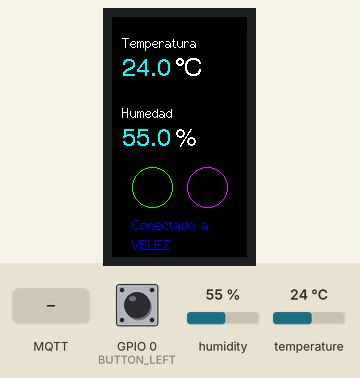
Simulated run of this program. Board: ESP32. On the bench: 135×240 colour display. The test bench sets the inputs (shaded band); at power-on: humidity 55 %, temperature 24 °C, GPIO 0 (BUTTON_LEFT) HIGH. WiFi joins after 1.5 s; servers stay silent unless stated; no MQTT or app messages arrive unless stated; what the program prints to the serial monitor is not drawn.

Above: at 2.9 s.
3.0 s: MQTT message "1" arrives on the first subscribed topic
At 3.7 s:
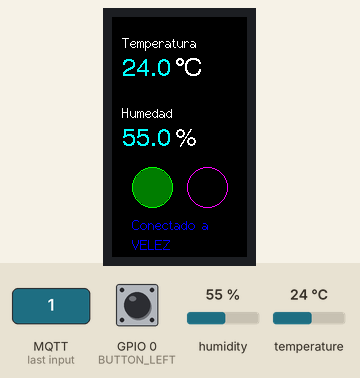
4.5 s: MQTT message "4" arrives on the first subscribed topic
At 4.8 s:
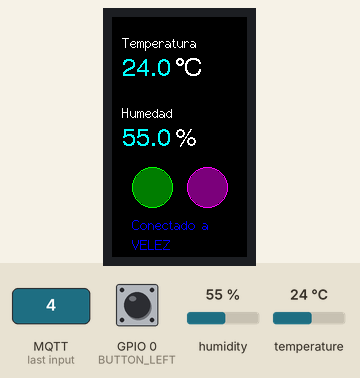
6.0 s: MQTT message "0" arrives on the first subscribed topic
At 7.1 s:
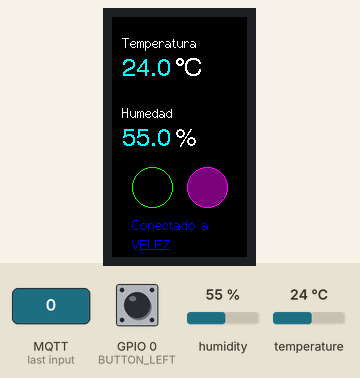
7.5 s: humidity set to 22 %
At 10.3 s:
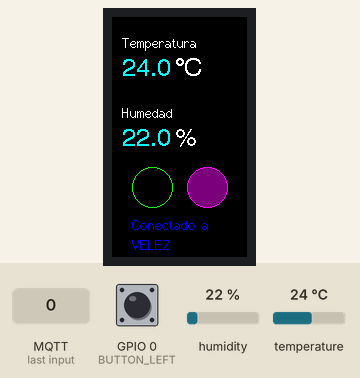
11.5 s: temperature set to 12 °C
At 14.6 s:
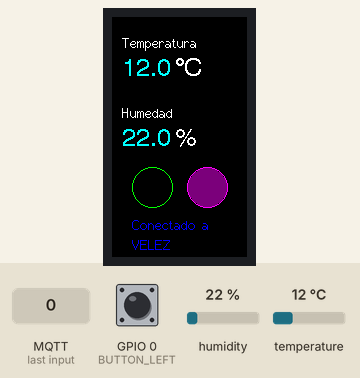
15.5 s: humidity set to 40 %
At 19.0 s:
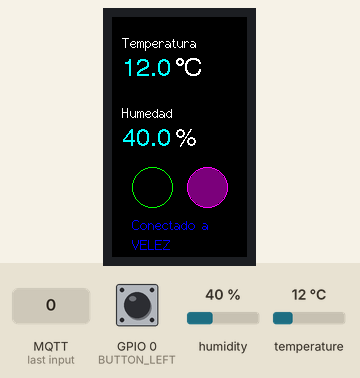
Timing chart, 0 to 20.5 s (numbered marks = the images above; inputs shaded):
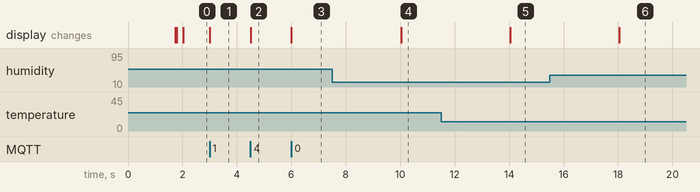

Measured:
- after the input at 3.0 s, the display: changes at once (image 1)
- after the input at 4.5 s, the display: changes at once (image 2)
- after the input at 6.0 s, the display: changes at once (image 3)
- after the input at 7.5 s, the display: changes after 2.5 s (image 4)
- after the input at 11.5 s, the display: changes after 2.5 s (image 5)
- after the input at 15.5 s, the display: changes after 2.5 s (image 6)

The program:

main.cpp
```cpp
#include <Arduino.h>
#include <WiFi.h>
#include <SPI.h>
#include <TFT_eSPI.h>
#include <PubSubClient.h>
#include "DHT.h"

#define BUTTON_LEFT 0
#define DHTPIN 27 // pin 27 del ttgo
#define DHTTYPE DHT11

DHT dht(DHTPIN, DHTTYPE);

// Update these with values suitable for your network.

const char *ssid = "VELEZ";
const char *password = "71621728";
const char *mqtt_server = "192.168.1.7";

TFT_eSPI tft = TFT_eSPI();

float T = 0;
float H = 0;

WiFiClient espClient;
PubSubClient client(espClient);
unsigned long lastMsg = 0;
#define MSG_BUFFER_SIZE (50)
char msg[MSG_BUFFER_SIZE];

bool toggle = true;

void isr()
{
    /*   if (toggle)
           Serial.println("on");
       else
           Serial.println("off");
   */
    toggle = !toggle;
}

void setup_wifi()
{

    delay(10);
    // We start by connecting to a WiFi network
    Serial.println();
    Serial.print("Conectando a ");
    Serial.println(ssid);
    WiFi.mode(WIFI_STA);
    WiFi.begin(ssid, password);

    while (WiFi.status() != WL_CONNECTED)
    {
        delay(500);
        Serial.print(".");
    }

    Serial.println("");
    Serial.println("Conectado");
    Serial.println("IP address: ");
    Serial.println(WiFi.localIP());
}

void callback(char *topic, byte *message, unsigned int length)
{
    Serial.print("Llega mensaje del topic: ");
    Serial.print(topic);
    Serial.print(".. Mensaje .. ");

    String messageTemp;

    for (int i = 0; i < length; i++)
    {
        Serial.print((char)message[i]);
        messageTemp += (char)message[i];
    }
    Serial.println();

    if (messageTemp == "1")
    {
        tft.fillCircle(40, 170, 19, TFT_DARKGREEN); // rellenos CAMBIAN CON LOS SWITCH
    }
    else if (messageTemp == "0")
    {
        tft.fillCircle(40, 170, 19, TFT_BLACK);
    }
    else if (messageTemp == "3")
    {
        tft.fillCircle(95, 170, 19, TFT_BLACK);
    }
    else if (messageTemp == "4")
    {
        tft.fillCircle(95, 170, 19, TFT_PURPLE);
    }
}

void reconnect()
{
    // Loop until we're reconnected
    while (!client.connected())
    {

        Serial.print("intentando conexión MQTT...");
        // Create a random client ID
        String clientId = "esp32Cliente1";

        // Attempt to connect
        if (client.connect("esp32Cliente1"))
        {
            Serial.println("conectado");
            // subscribe
            client.subscribe("esp32/led1");
            client.subscribe("esp32/led2");
        }
        else
        {
            Serial.print("fallo de conexion, rc=");
            Serial.print(client.state());
            Serial.println("intentando en 5 segundos");
            // Wait 5 seconds before retrying
            delay(5000);
        }
    }
}

void setup()
{
    Serial.begin(115200);
    tft.init(); // display
    tft.fillScreen(TFT_BLACK);
    tft.setTextColor(TFT_RED);
    tft.drawString("Sin conexion a", 15, 100, 2);
    tft.drawString(ssid, 20, 120, 2);

    setup_wifi();

    client.setServer(mqtt_server, 1883);
    client.setCallback(callback);

    tft.fillScreen(TFT_BLACK);
    tft.setTextColor(TFT_WHITE);
    tft.drawString("Temperatura", 10, 18, 2);
    tft.drawString("Humedad", 10, 88, 2);
    tft.drawString("`C", 63, 40, 4);
    tft.drawString("%", 63, 110, 4);

    tft.drawCircle(40, 170, 20, TFT_GREEN); // CONTORNOS
    tft.drawCircle(95, 170, 20, TFT_MAGENTA);

    Serial.println(F("DHTxx test!")); // sensor
    dht.begin();

    attachInterrupt(BUTTON_LEFT, isr, RISING);
}

void loop()
{
    // medición de T y H

    if (!client.connected())
    {
        reconnect();
    }
    client.loop();

    tft.setTextColor(TFT_BLUE);
    tft.drawString("Conectado a", 20, 200, 2);
    tft.drawString(ssid, 20, 220, 2);

    unsigned long now = millis();
    if (now - lastMsg > 2000)
    {
        lastMsg = now;
        float H = dht.readHumidity();
        float T = dht.readTemperature();

        if (isnan(H) || isnan(T))
        { // revisar errores
            Serial.println(F("ERROR"));
            tft.setTextColor(TFT_RED);
            tft.fillRect(9, 39, 53, 30, TFT_BLACK); // borrar valor anterior
            tft.fillRect(9, 109, 53, 30, TFT_BLACK);
            tft.drawString("ERROR", 10, 45, 2); // escribir si hay error
            tft.drawString("ERROR", 10, 115, 2);
            return;
        }
        Serial.print(F("Humedad: "));
        Serial.print(H);
        Serial.print(F("%  Temperatura: "));
        Serial.print(T);
        Serial.print(F("°C "));
        Serial.println();

        tft.fillRect(9, 39, 53, 30, TFT_BLACK); // borrar valor anterior
        tft.fillRect(9, 109, 53, 30, TFT_BLACK);

        tft.setTextColor(TFT_CYAN);
        tft.drawString(String(T, 1), 10, 40, 4);
        tft.drawString(String(H, 1), 10, 110, 4);

        char Tstring[8];
        dtostrf(T, 2, 1, Tstring);
        Serial.print("Temp: ");
        Serial.println(Tstring);
        client.publish("esp32/Temperatura", Tstring);

        char Hstring[8];
        dtostrf(H, 2, 1, Hstring);
        Serial.print("Hum: ");
        Serial.println(Hstring);
        client.publish("esp32/Humedad", Hstring);

        char Togglestring[8];
        sprintf(Togglestring, "%d", toggle);
        Serial.print("Toggle: ");
        Serial.println(Togglestring);
        client.publish("esp32/sw", Togglestring);
    }
}
```
